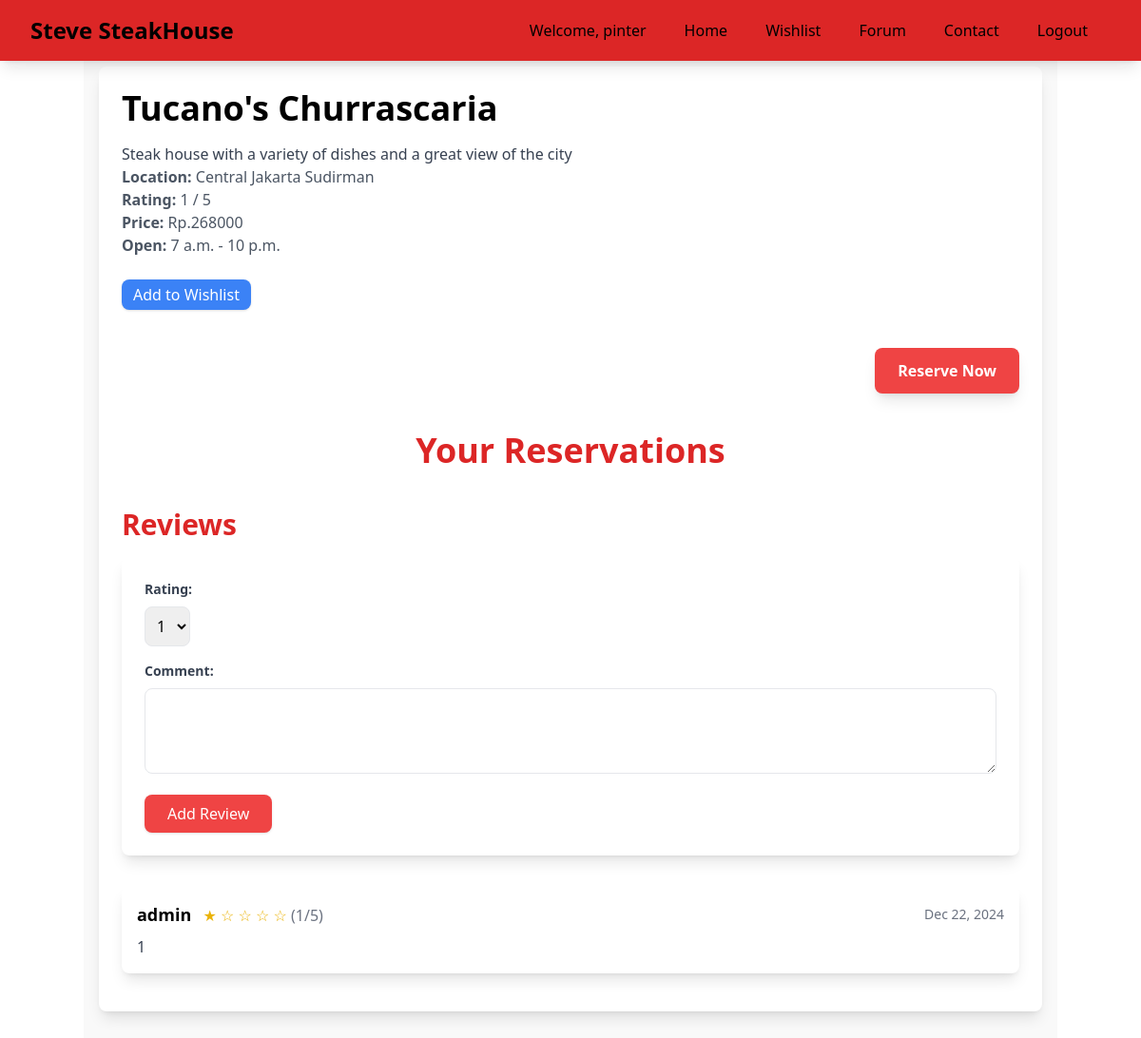
/steakhouse/1/ (signed in), run on the app's committed database.
### resto/models.py (models this page shows, shortened)
class Restaurant(models.Model):
    id = models.IntegerField(primary_key=True)
    name = models.CharField(max_length=100)
    price = models.IntegerField(validators=[MinValueValidator(1)])
    location = models.CharField(max_length=100)
    special_menu = models.CharField(max_length=100)
    rating = models.PositiveIntegerField(
        validators=[MinValueValidator(1), MaxValueValidator(5)], default = 0
    )
    description = models.TextField(default= "Steak house with a variety of dishes and a great view of the city")
    opening_time = models.TimeField(default="07:00:00")
    closing_time = models.TimeField(default = "22:00:00")

### resto_rating/models.py (models this page shows, shortened)
class Review(models.Model):
    restaurant = models.ForeignKey(Restaurant, related_name='reviews', on_delete=models.CASCADE)
    user = models.ForeignKey(User, related_name='reviews', on_delete=models.CASCADE)
    rating = models.PositiveIntegerField(
        validators=[MinValueValidator(1), MaxValueValidator(5)]
    )
    comment = models.TextField(blank=True, null=True)
    created_at = models.DateTimeField(auto_now_add=True)
    class Meta:
        unique_together = ('restaurant', 'user')

### main/views.py (the view)
# urls.py: path('steakhouse/<int:pk>/', steakhouse_page, name='steakhouse_page'),
@login_required(login_url='authentication:user_login')
def steakhouse_page(request, pk):
    steakhouse = get_object_or_404(Restaurant, id=pk)
    reviews = Review.objects.filter(restaurant=steakhouse)
    reservations = Reservation.objects.filter(user=request.user, restaurant=steakhouse)
    user_has_reviewed = False
    if request.user.is_authenticated:
        user_has_reviewed = Review.objects.filter(restaurant=steakhouse, user=request.user).exists()
    context = {
        'steakhouse': steakhouse,
        'reviews': reviews,
        'reservations': reservations,
        'user_has_reviewed': user_has_reviewed,
    }
    return render(request, 'main/steakhouse_page.html', context)

### main/templates/main/steakhouse_page.html (shortened to what this page needs)
{% extends 'base.html' %}  {% block content %} {% include 'navbar.html' %}
<div
  class="container mx-auto px-4 py-8"
  style="padding-top: 70px; background-color: #f9f9f9"
>
  <div class="mb-8 p-6 bg-white shadow-lg rounded-lg">
    <h1 class="text-4xl font-bold mb-4">{{ steakhouse.name }}</h1>
    <p class="text-gray-700">{{ steakhouse.description }}</p>
    <p class="text-gray-600">
      <strong>Location:</strong> {{ steakhouse.location }}
    </p>
    <p class="text-gray-600">
      <strong>Rating:</strong> {{ steakhouse.rating }} / 5
    </p>
    <p class="text-gray-600">
      <strong>Price:</strong> Rp.{{ steakhouse.price }}
    </p>
    <p class="text-gray-600">
      <strong>Open:</strong> {{ steakhouse.opening_time }} - {{ steakhouse.closing_time }}
    </p>
    <br />
    <div>
      {% if user.is_authenticated %}
      <button
        onclick="openWishlistModal({{ steakhouse.id }})"
        class="bg-blue-500 text-white px-3 py-1 rounded-lg shadow hover:bg-blue-600 transition"
      >
        Add to Wishlist
      </button>
      {% endif %}
    </div>
    <div class="mt-4 flex justify-end items-start">
      {% if user.is_authenticated %}
      <form
        action="{% url 'reservation:make_reservation' steakhouse.id %}"
        method="POST"
        class="space-y-6"
      >
        <button
          type="submit"
          class="bg-red-500 text-white font-semibold py-3 px-6 rounded-lg hover:bg-red-600 transition-all duration-300 shadow-lg focus:ring-4 focus:ring-red-300"
        >
          Reserve Now
        </button>
      </form>
      {% endif %}
    </div>
    {% if not reservations %}
    <p class="text-center text-lg text-gray-500 mt-10">No reservations found.</p>
    {% else %}
    <div class="container mx-auto max-w-2xl my-10">
      <h2 class="text-4xl font-extrabold mb-6 text-red-600 text-center">Your Reservations</h2>
    </div>
    {% endif %}
  <div class="mt-8">
    <h2 class="text-3xl font-bold mb-4 text-red-600">Reviews</h2>
    {% if user.is_authenticated %} {% if not user_has_reviewed %}
    <form
      action="{% url 'resto_rating:add_review' steakhouse.id %}"
      method="POST"
      class="mb-8 p-6 bg-white shadow-lg rounded-lg"
    >
      <div class="mb-4">
        <label class="block text-gray-700 text-sm font-bold mb-2"
          >Rating:</label
        >
        <select name="rating" class="form-select border rounded-lg p-2">
          <option value="1">1</option>
        </select>
      </div>
      <div class="mb-4">
        <label class="block text-gray-700 text-sm font-bold mb-2"
          >Comment:</label
        >
        <textarea
          name="comment"
          class="form-textarea w-full border rounded-lg p-2"
          rows="3"
        ></textarea>
      </div>
      <button
        type="submit"
        class="bg-red-500 text-white px-6 py-2 rounded-lg shadow hover:bg-red-600 transition"
      >
        Add Review
      </button>
    </form>
    {% endif %} {% endif %}
    {% for review in reviews %}
    <div class="bg-white shadow-lg rounded-lg p-4 mb-4">
      <div class="flex justify-between items-center mb-2">
        <div>
          <span class="font-bold text-lg">{{ review.user.username }}</span>
          <span class="ml-2 text-yellow-500">
            {% for i in "12345" %}
              {% if i|add:0 <= review.rating %}
                  ★
              {% else %}
                  ☆
              {% endif %}
            {% endfor %}
          </span>
          <span class="text-gray-500"> ({{ review.rating }}/5)</span>
        </div>
        <div class="text-gray-500 text-sm">
          {{ review.created_at|date:"M d, Y" }}
        </div>
      </div>
      <p class="text-gray-700">{{ review.comment }}</p>
    </div>
    {% empty %}
    <p class="text-gray-500">No reviews yet.</p>
    {% endfor %}
  </div>
  {% endblock %}

### templates/navbar.html (shortened to what this page needs)
<nav class="bg-red-600 shadow-lg fixed top-0 left-0 z-40 w-screen">
  <div class="max-w-7xl md-10 mx-auto px-4 sm:px-6 lg:px-8">
    <div class="flex items-center justify-between h-16">
      <div class="flex items-center">
        <h1 class="text-xl sm:text-2xl font-bold text-krem">Steve SteakHouse</h1>
      </div>
      <div class="hidden md:flex items-center">
        <span class="text-krem py-2 px-4 mr-2">Welcome, {{user}}</span>
        <a href="{% url 'main:main_page' %}" class="hover:bg-red-700 text-krem py-2 px-4 transition rounded duration-300 mr-2">
          Home
        </a>
        <a href="{% url 'wishlist:view_wishlists' %}" class="hover:bg-red-700 text-krem py-2 px-4 transition rounded duration-300 mr-2">
          Wishlist
        </a>
        <a href="{% url 'forum_diskusi:forum_index' %}" class="hover:bg-red-700 text-krem py-2 px-4 transition rounded duration-300 mr-2">
          Forum
        </a>
        <a href="/about" class="hover:bg-red-700 text-krem py-2 px-4 transition rounded duration-300 mr-2">
          Contact
        </a>
        <a href="{% url 'authentication:user_logout' %}" class="hover:bg-red-700 text-krem py-2 px-4 transition rounded duration-300 mr-2">
          Logout
        </a>
      </div>
    </div>
  </div>
</nav>

### static/css/global.css (style rules this page uses)
button { background-color: #e3342f; border: none; color: white; font-size: 1rem; font-weight: bold; padding: 12px 16px; border-radius: 5px; cursor: pointer; transition: background-color 0.3s ease, box-shadow 0.3s ease; }

### data on the page
Restaurant: name "Tucano's Churrascaria", description "Steak house with a variety of dishes and a great view of the city", location "Central Jakarta Sudirman", rating "1", price "268000", opening_time "7 a.m.", closing_time "10 p.m."
Review: user.username "admin", rating "1", created_at "Dec 22, 2024", comment "1"

### other printed values
{{ user }} "pinter"
